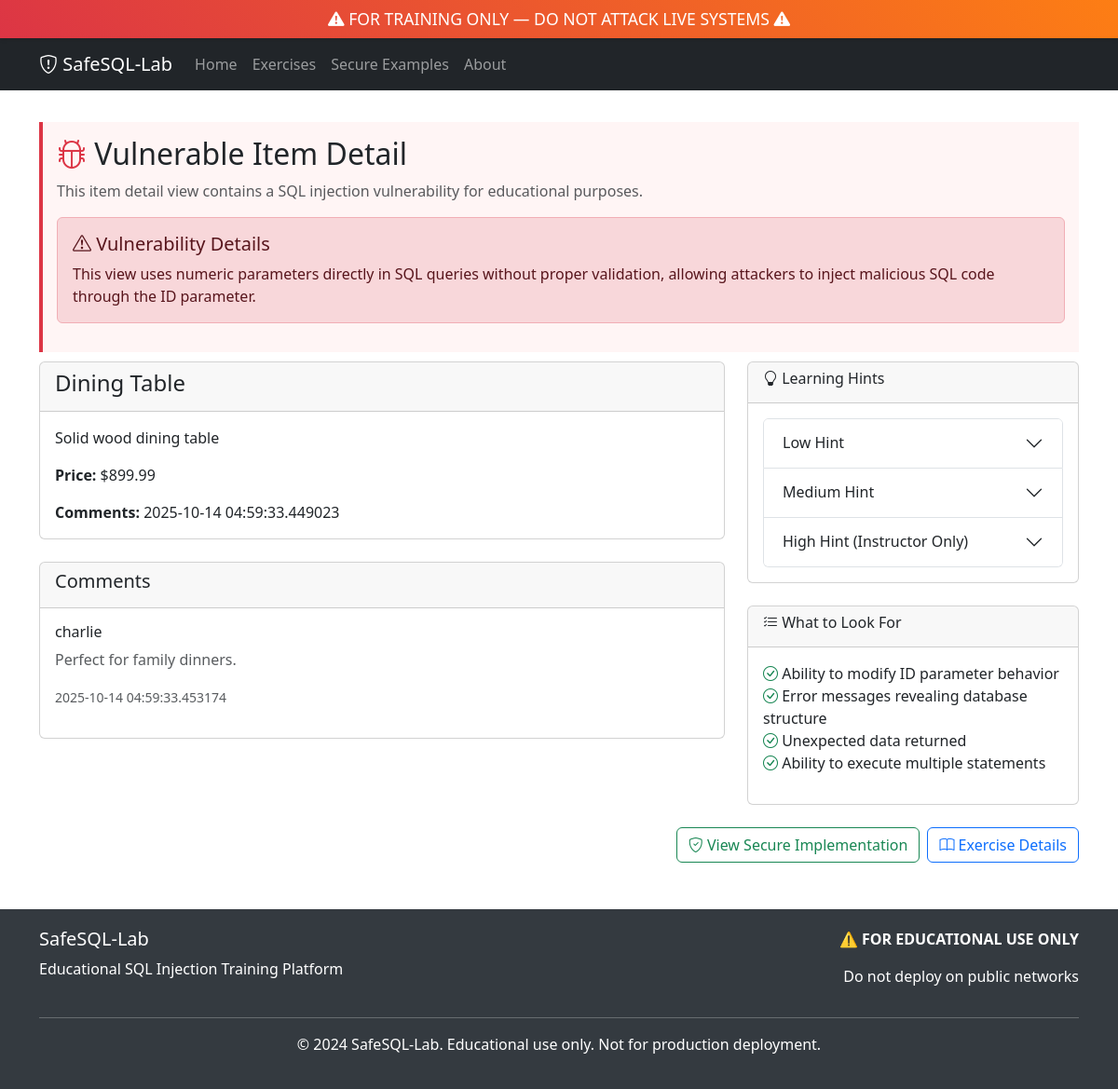
/vulnerable/item?id=2, run on the app's committed database.
### app/models.py (models this page shows, shortened)
class Product(db.Model):
    __tablename__ = 'products'
    id = db.Column(db.Integer, primary_key=True)
    name = db.Column(db.String(100), nullable=False)
    description = db.Column(db.Text)
    price = db.Column(db.Float, nullable=False)
    created_at = db.Column(db.DateTime, default=datetime.utcnow)

class Comment(db.Model):
    __tablename__ = 'comments'
    id = db.Column(db.Integer, primary_key=True)
    product_id = db.Column(db.Integer, db.ForeignKey('products.id'), nullable=False)
    author = db.Column(db.String(80), nullable=False)
    content = db.Column(db.Text, nullable=False)
    created_at = db.Column(db.DateTime, default=datetime.utcnow)
    product = db.relationship('Product', backref=db.backref('comments', lazy=True))

### app/routes/vulnerable.py (the view)
@vulnerable_bp.route('/item')
def item_detail():
    item_id = request.args.get('id', '')
    if item_id:
        sql_query = f"SELECT p.*, COUNT(c.id) as comment_count FROM products p LEFT JOIN comments c ON p.id = c.product_id WHERE p.id = {item_id} GROUP BY p.id"
        try:
            conn = sqlite3.connect('data/lab.db')
            cursor = conn.cursor()
            cursor.execute(sql_query)
            product = cursor.fetchone()
            comment_query = f"SELECT * FROM comments WHERE product_id = {item_id}"
            cursor.execute(comment_query)
            comments = cursor.fetchall()
            conn.close()
            if product:
                log_exercise_attempt('item_detail', f"id={item_id}", True)
                return render_template('vulnerable/item_detail.html', product=product, comments=comments)
            else:
                flash('Product not found', 'error')
                log_exercise_attempt('item_detail', f"id={item_id}", False)
        except Exception as e:
            flash(f'Database error: {str(e)}', 'error')
            log_exercise_attempt('item_detail', f"id={item_id}", False)
    return render_template('vulnerable/item_detail.html', product=None, comments=[])

### app/routes/vulnerable.py (called while the page is built)
def log_exercise_attempt(exercise_name, user_input, success=False):
    log = ExerciseLog(
        exercise_name=exercise_name,
        user_input=user_input,
        success=success,
        ip_address=request.remote_addr
    )
    db.session.add(log)
    db.session.commit()

### app/templates/vulnerable/item_detail.html (shortened to what this page needs)
{% extends "base.html" %}
{% block content %}
<div class="row">
    <div class="col-12">
        <div class="vulnerable-section">
            <h2><i class="bi bi-bug text-danger"></i> Vulnerable Item Detail</h2>
            <p class="text-muted">This item detail view contains a SQL injection vulnerability for educational purposes.</p>
            <div class="alert alert-danger" role="alert">
                <h5><i class="bi bi-exclamation-triangle"></i> Vulnerability Details</h5>
                <p class="mb-0">
                    This view uses numeric parameters directly in SQL queries without proper validation,
                    allowing attackers to inject malicious SQL code through the ID parameter.
                </p>
            </div>
        </div>
    </div>
</div>
{% if product %}
<div class="row">
    <div class="col-lg-8">
        <div class="card">
            <div class="card-header">
                <h4>{{ product[1] }}</h4>
            </div>
            <div class="card-body">
                <p class="card-text">{{ product[2] }}</p>
                <p class="card-text">
                    <strong>Price:</strong> ${{ "%.2f"|format(product[3]) }}
                </p>
                <p class="card-text">
                    <strong>Comments:</strong> {{ product[4] if product|length > 4 else 0 }}
                </p>
            </div>
        </div>
        {% if comments %}
        <div class="card mt-4">
            <div class="card-header">
                <h5>Comments</h5>
            </div>
            <div class="card-body">
                {% for comment in comments %}
                <div class="mb-3">
                    <h6>{{ comment[2] }}</h6>
                    <p class="text-muted">{{ comment[3] }}</p>
                    <small class="text-muted">{{ comment[4] if comment|length > 4 else 'Unknown date' }}</small>
                </div>
                {% endfor %}
            </div>
        </div>
        {% endif %}
    </div>
    <div class="col-lg-4">
        <div class="card">
            <div class="card-header">
                <h6><i class="bi bi-lightbulb"></i> Learning Hints</h6>
            </div>
            <div class="card-body">
                <div class="accordion" id="hintsAccordion">
                    <div class="accordion-item">
                        <h2 class="accordion-header">
                            <button class="accordion-button collapsed" type="button" data-bs-toggle="collapse" data-bs-target="#hint1">
                                Low Hint
                            </button>
                        </h2>
                    </div>
                    <div class="accordion-item">
                        <h2 class="accordion-header">
                            <button class="accordion-button collapsed" type="button" data-bs-toggle="collapse" data-bs-target="#hint2">
                                Medium Hint
                            </button>
                        </h2>
                    </div>
                    <div class="accordion-item">
                        <h2 class="accordion-header">
                            <button class="accordion-button collapsed" type="button" data-bs-toggle="collapse" data-bs-target="#hint3">
                                High Hint (Instructor Only)
                            </button>
                        </h2>
                    </div>
                </div>
            </div>
        </div>
        <div class="card mt-4">
            <div class="card-header">
                <h6><i class="bi bi-list-check"></i> What to Look For</h6>
            </div>
            <div class="card-body">
                <ul class="list-unstyled">
                    <li><i class="bi bi-check-circle text-success"></i> Ability to modify ID parameter behavior</li>
                    <li><i class="bi bi-check-circle text-success"></i> Error messages revealing database structure</li>
                    <li><i class="bi bi-check-circle text-success"></i> Unexpected data returned</li>
                    <li><i class="bi bi-check-circle text-success"></i> Ability to execute multiple statements</li>
                </ul>
            </div>
        </div>
    </div>
</div>
{% endif %}
<div class="row mt-4">
    <div class="col-12">
        <div class="d-grid gap-2 d-md-flex justify-content-md-end">
            <a href="{{ url_for('secure.item_detail', id=1) }}" class="btn btn-outline-success">
                <i class="bi bi-shield-check"></i> View Secure Implementation
            </a>
            <a href="{{ url_for('exercises.exercise_detail', exercise_id='item_detail') }}" class="btn btn-outline-primary">
                <i class="bi bi-book"></i> Exercise Details
            </a>
        </div>
    </div>
</div>
{% endblock %}

### app/templates/base.html (style rules this page uses)
.vulnerable-section { border-left: 4px solid #dc3545; background-color: #fff5f5; padding: 15px; margin: 10px 0; }

### data on the page
Product: name "Dining Table", description "Solid wood dining table", price "899.99", created_at "2025-10-14 04:59:33.449023"
Comment: author "charlie", content "Perfect for family dinners.", created_at "2025-10-14 04:59:33.453174"
